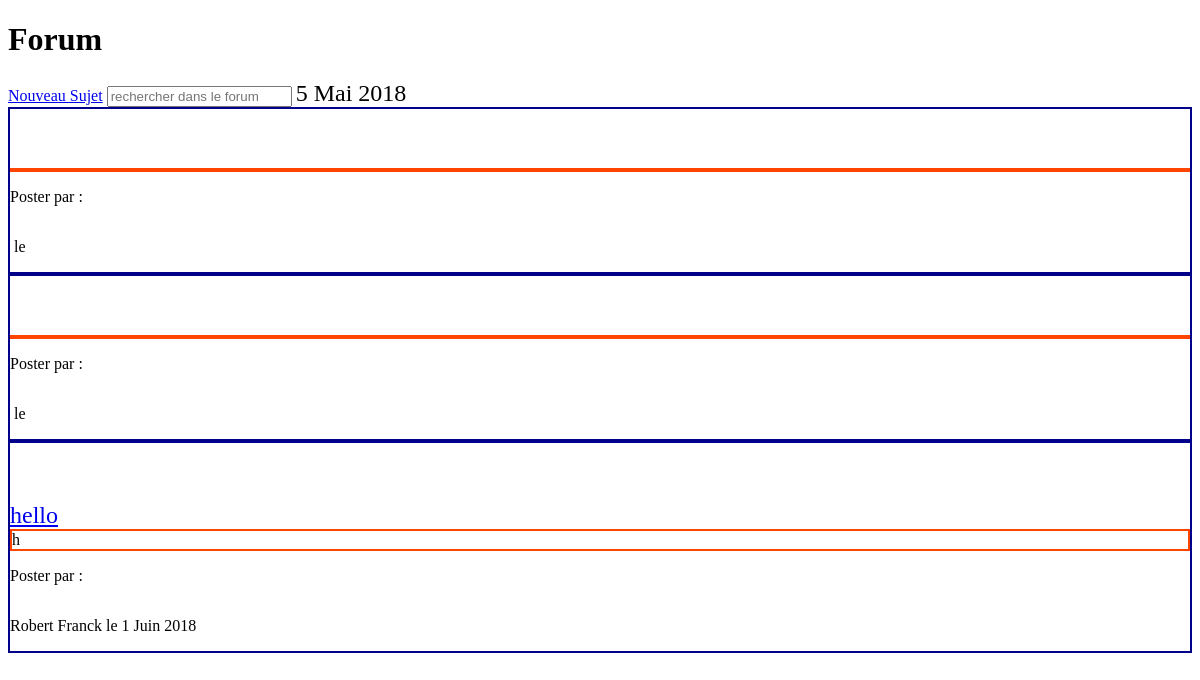
Screenshot of /Vue/forum.php with the database file from the repository.
### tables this page shows
CREATE TABLE `topic` (
  `id_topic` int(11) NOT NULL,
  `titre` varchar(40) NOT NULL,
  `id_utilisateur` int(11) NOT NULL,
  `date_crea` datetime NOT NULL
);

CREATE TABLE `message` (
  `id_message` int(11) NOT NULL,
  `id_topic` int(11) NOT NULL,
  `id_user` int(11) NOT NULL,
  `commentaire` text NOT NULL,
  `date_commentaire` datetime NOT NULL
);

CREATE TABLE `utilisateur` (
  `id_utilisateur` int(11) NOT NULL,
  `nom` varchar(40) NOT NULL,
  `prenom` varchar(40) NOT NULL,
  `numero` int(10) UNSIGNED ZEROFILL NOT NULL,
  `password` text NOT NULL,
  `type` varchar(200) NOT NULL,
  `mail` varchar(255) NOT NULL,
  `num_principal` int(11) NOT NULL
);

### Modèle/requete.topic.php (the view, shortened to what this page needs)
<?php function recupjour($j)
{
    $bdd = new PDO('mysql:host=localhost;dbname=athome;charset=utf8', 'root', '');
    $reponse = $bdd->prepare('SELECT DAY(date_crea) AS jour FROM topic WHERE id_topic=?');
    $reponse->execute(array($j));
    while ($donnees = $reponse->fetch()) {
        echo $donnees['jour'];
    }
}
?>
<?php function recupmois($m)
{
    $bdd = new PDO('mysql:host=localhost;dbname=athome;charset=utf8', 'root', '');
    $reponse = $bdd->prepare('SELECT MONTH (date_crea) AS mois FROM topic WHERE id_topic=?');
    $reponse->execute(array($m));
    while ($donnees = $reponse->fetch()) {
        if ($donnees['mois'] == 1) {
            echo 'Janvier';
        } else if ($donnees['mois'] == 2) {
            echo 'Février';
        } else if ($donnees['mois'] == 3) {
            echo 'Mars';
        } else if ($donnees['mois'] == 4) {
            echo 'Avril';
        } else if ($donnees['mois'] == 5) {
            echo 'Mai';
        } else if ($donnees['mois'] == 6) {
            echo 'Juin';
        } else if ($donnees['mois'] == 7) {
            echo 'Juillet';
        } else if ($donnees['mois'] == 8) {
            echo 'Août';
        } else if ($donnees['mois'] == 9) {
            echo 'Septembre';
        } else if ($donnees['mois'] == 10) {
            echo 'Octobre';
        } else if ($donnees['mois'] == 11) {
            echo 'Novembre';
        } else if ($donnees['mois'] == 12) {
            echo 'Decembre';
        }
    }
}
?>
<?php function recupan($a)
{
    $bdd = new PDO('mysql:host=localhost;dbname=athome;charset=utf8', 'root', '');
    $reponse = $bdd->prepare('SELECT YEAR (date_crea) AS an FROM topic WHERE id_topic=?');
    $reponse->execute(array($a));
    while ($donnees = $reponse->fetch()) {
        echo $donnees['an'];
    }
}
?>
<?php
function titretopic($numtopic)
{
    $bdd = new PDO('mysql:host=localhost;dbname=athome;charset=utf8', 'root', '');
    $reponse = $bdd->prepare('SELECT * FROM topic WHERE id_topic = ?');
    $reponse->execute(array($numtopic));
    while ($donnees = $reponse->fetch()) {
        echo $donnees['titre'];
    }
}
?>
<?php
function textmess($idtopic, $iduti)
{
    $bdd = new PDO('mysql:host=localhost;dbname=athome;charset=utf8', 'root', '');
    $reponse = $bdd->prepare('SELECT * FROM message WHERE id_topic = ? AND id_user=?');
    $reponse->execute(array($idtopic, $iduti));
    while ($donnees = $reponse->fetch()) {
        $point = strpos($donnees['commentaire'], '.');
        echo substr($donnees['commentaire'], 0, $point + 1);
    }
}
?>
<?php
function afficheuti($iduti)
{
    $bdd = new PDO('mysql:host=localhost;dbname=athome;charset=utf8', 'root', '');
    $reponse = $bdd->prepare('SELECT * FROM utilisateur WHERE id_utilisateur = ?');
    $reponse->execute(array($iduti));
    while ($donnees = $reponse->fetch()) {
        echo $donnees['nom'];
        echo $donnees['prenom'];
    }
}
?>

### rows the page displays
topic: titre "hello"
message: substr($donnees['commentaire'], 0, $point + 1) "h"
utilisateur: nom "Robert", prenom "Franck"

### other values shown
$donnees['jour'] "5"
$donnees['an'] "2018"
$donnees['jour'] "1"
